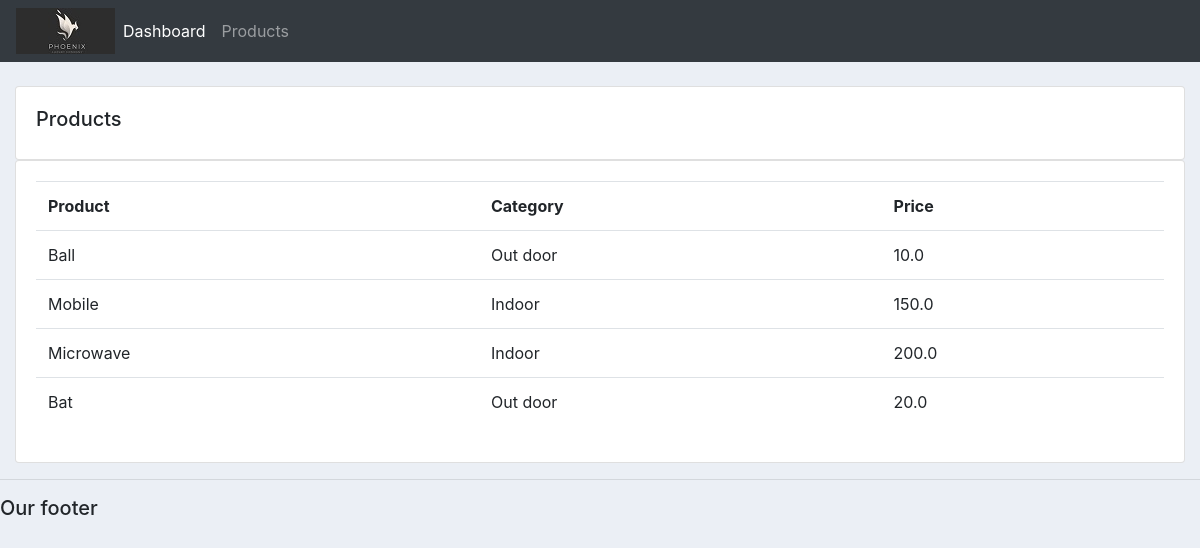
Screenshot of /products/ with the database file from the repository.
### accounts/models.py (models this page shows, shortened)
class Product(models.Model):
	CATAGORY = (
			('Indoor', 'Indoor'),
			('Out door', 'Out door'),
		)
	name = models.CharField(max_length = 200, null=True)
	price = models.FloatField(null=True)
	category = models.CharField(max_length = 200, null=True, choices = CATAGORY)
	description = models.CharField(max_length = 200, null=True, blank=True)
	date_created = models.DateTimeField(auto_now_add=True, null=True)
	tags =models.ManyToManyField(Tag)

### accounts/views.py (the view)
# urls.py: path('products/', views.products, name='products'),
def products(request):
	products = Product.objects.all();
	return render(request,'accounts/products.html',{'products': products})

### accounts/templates/accounts/products.html
{% extends 'accounts/main.html' %}
{% block content %}
	<br>
	<div class="row">
		<div class="col-md">
			<div class="card card-body">
				<h5>Products</h5>
			</div>
			<div class="card card-body">
				<table class="table">
					<tr>
						<th>Product</th>
						<th>Category</th>
						<th>Price</th>
					</tr>
					{% for product in products %}
						<tr>
								<td>{{product.name}}</td>
								<td>{{product.category}}</td>
								<td>{{product.price}}</td>
						</tr>
					{% endfor %}
				</table>
			</div>
		</div>
	</div>
{% endblock content %}

### static/css/main.css (style rules this page uses)
body { background-color: #ebeff5; }

### rows the page displays
Product: name "Ball", category "Out door", price "10.0"
Product: name "Mobile", category "Indoor", price "150.0"
Product: name "Microwave", category "Indoor", price "200.0"
Product: name "Bat", category "Out door", price "20.0"
